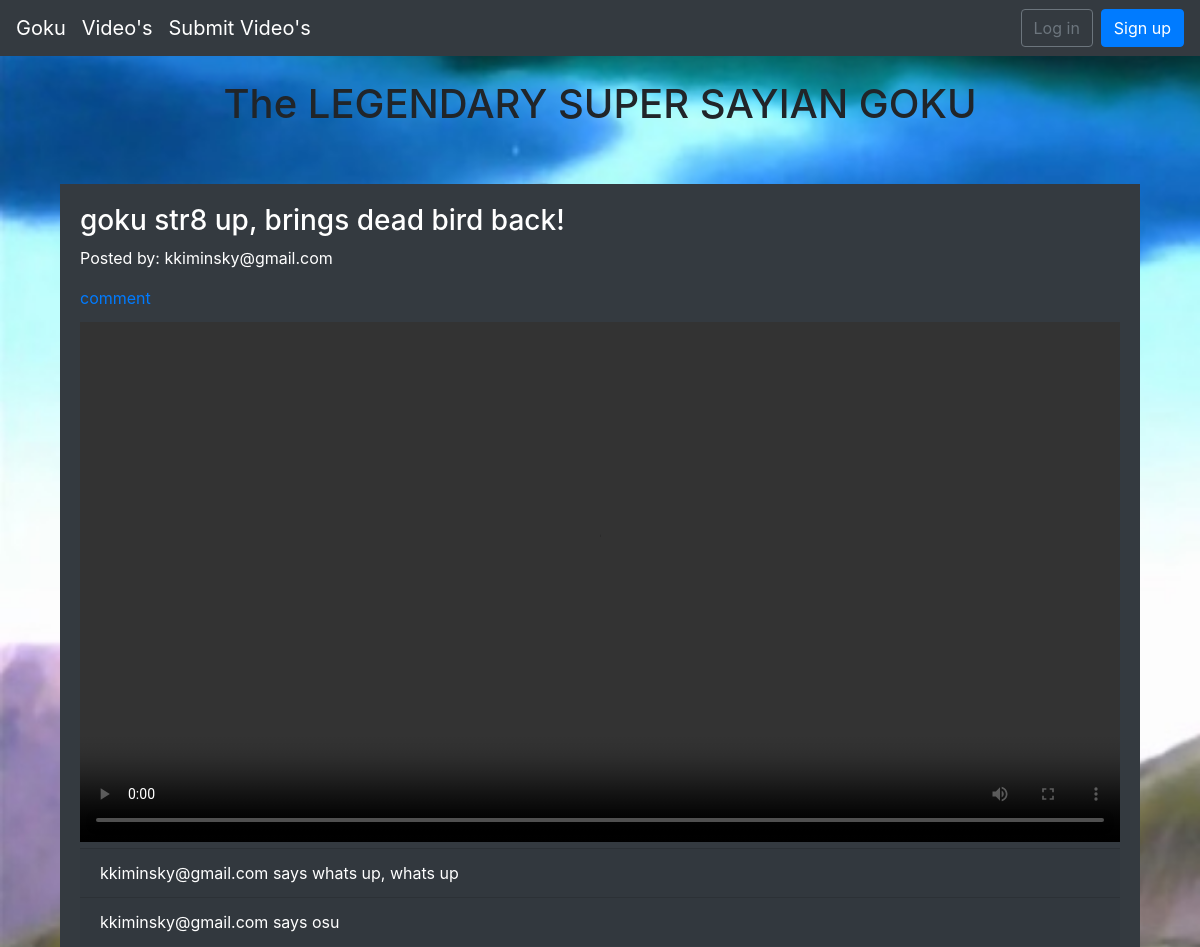
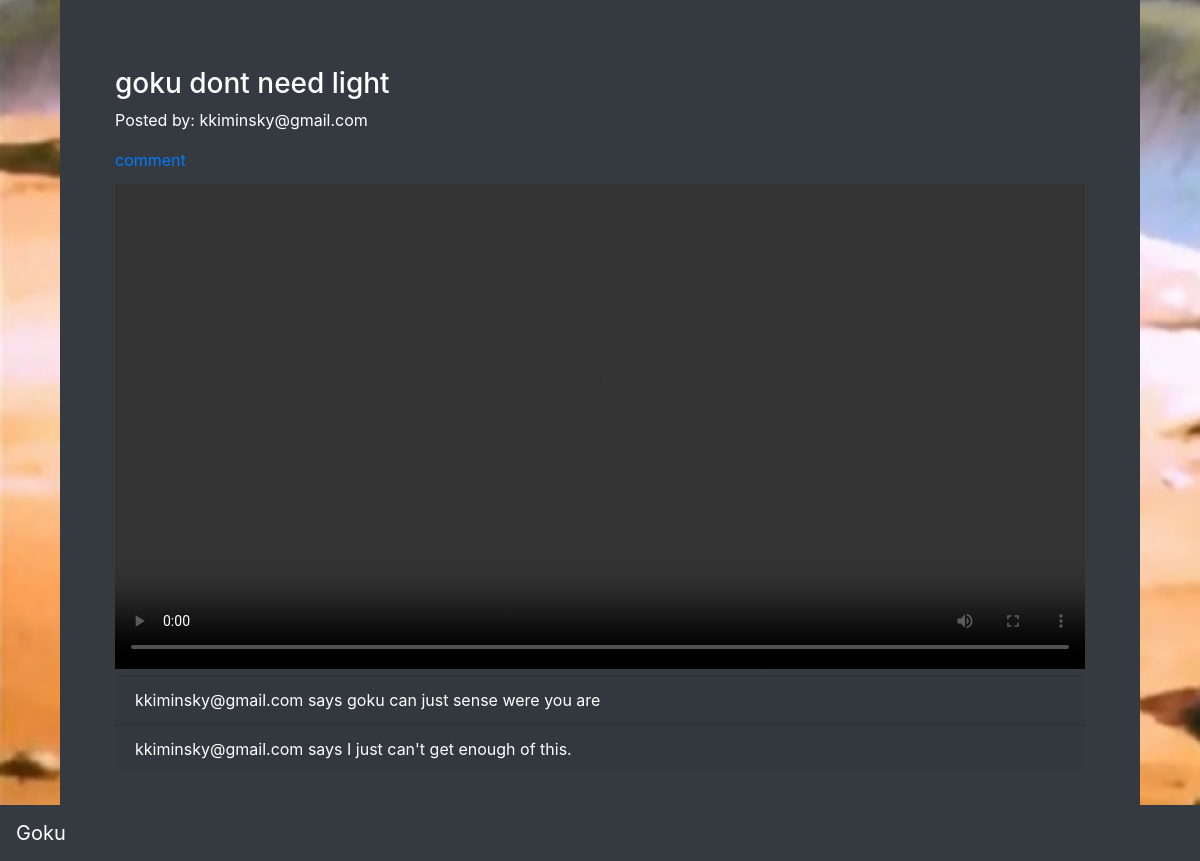
Screenshot of /videos/ with the database file from the repository (2 pictures, top to bottom).
### videos/models.py (models this page shows, shortened)
class Videos(models.Model):
    name = models.CharField(max_length=255)
    videofile = models.FileField(upload_to='videos', null=True,verbose_name="")
    date = models.DateTimeField(auto_now_add=True)
    verbose_name = 'videos'
    author = models.ForeignKey(
        get_user_model(),
        on_delete = models.CASCADE,
    )

class Comment(models.Model):
    video = models.ForeignKey(
        Videos,
        on_delete = models.CASCADE,
        related_name = 'Comments',
    )
    comment = models.TextField()
    author = models.ForeignKey(
        get_user_model(),
        on_delete = models.CASCADE,
    )
    def __str__(self):
        return self.comment

### users/models.py (models this page shows)
class CustomUser(AbstractUser):
    pass
    def __str__(self):
        return self.email

### videos/views.py (the view)
# urls.py: path('',views.Videos.as_view(), name='videos'),
class Videos(ListView):
    template_name = 'videos/videos.html'
    model = VideoModel

### templates/videos/videos.html
{%extends "_base.html"%} {%block content%} {% load staticfiles %}
<body class="video-background">
<h1 style="text-align: center">
    The LEGENDARY SUPER SAYIAN GOKU
</h1>
{% for video in object_list %}
 <br />
 <br /> <div class="container">
 <div class="card-body text-white bg-dark">
     <div class="card-title"><h3>{{ video.name }}</h3><p>Posted by: {{ video.author }}</p><a href="{% url 'comment' pk=video.pk %}">comment</a></div>
      <video width=100% controls>
        <source src="{{ video.videofile.url }}" type="video/webm">
      </video>
      {% for comment in video.Comments.all %}
      <div class="card-footer">{{ comment.author }} says {{ comment }}</div>
     {% endfor %}
{% endfor %}
    </div>
</div>
 <br/>
 <br/>
</body>
{% endblock content %}

### templates/_base.html (shortened to what this page needs)
{% load static %}
<!DOCTYPE html>
<html lang="en">
<head>
<link rel="stylesheet" href="{%static 'css/pages.css'%}">
{% block css %}
<link rel="stylesheet" href="https://stackpath.bootstrapcdn.com/bootstrap/4.1.3/css/bootstrap.min.css">
<link rel="stylesheet" href="{% static 'css/base.css' %}">
{% endblock %}
</head>
<body>
  <nav class="navbar navbar-expand-md navbar-dark bg-dark mb-4">
      <a class="navbar-brand" href="{% url 'home' %}">Goku</a>
      <a class="navbar-brand" href="{% url 'videos' %}">Video's</a>
      <a class="navbar-brand" href="{% url 'submit' %}">Submit Video's</a>
      <div class="collapse navbar-collapse" id="navbarCollapse">
        {% if user.is_authenticated %}
          <ul class="navbar-nav ml-auto">
            <li class="nav-item">
              <a class="nav-link dropdown-toggle" href="#" id="userMenu" data-toggle="dropdown" aria-haspopup="true" aria-expanded="false">
                {{ user.email }}
              </a>
              <div class="dropdown-menu dropdown-menu-right" aria-labelledby="userMenu">
                <a class="dropdown-item" href="{% url 'account_change_password' %}">Change password</a>
                <div class="dropdown-divider"></div>
                <a class="dropdown-item" href="{% url 'account_logout' %}">Log out</a>
              </div>
            </li>
          </ul>
        {% else %}
          <form class="form-inline ml-auto">
            <a href="{% url 'account_login' %}" class="btn btn-outline-secondary">Log in</a>
            <a href="{% url 'account_signup' %}" class="btn btn-primary ml-2">Sign up</a>
          </form>
        {% endif %}
      </div>
    </nav>
  <div class="container">
    {% block content %}{% endblock content %}
  </div>
   <nav class="navbar fixed-bottom navbar-dark bg-dark">
    <a class="navbar-brand" href="#"> Goku</a>
  </nav>
</body>
</html>

### static/css/pages.css (style rules this page uses)
nav a { color: blue; }
body { background-image: url("../images/goku-background.jpg"); background-size: cover; font-family: Montserrat, monospace; background-attachment: fixed; font-weight: bolder; color: black; }
.video-background { background-image: url("../images/gt.jpg"); background-size: cover; }

### rows the page displays
Videos: name "goku str8 up, brings dead bird back!", author "kkiminsky@gmail.com"
Comment: author "kkiminsky@gmail.com", comment "whats up, whats up"
Comment: author "kkiminsky@gmail.com", comment "osu"
Videos: name "goku dont need light", author "kkiminsky@gmail.com"
Comment: author "kkiminsky@gmail.com", comment "goku can just sense were you are"
Comment: author "kkiminsky@gmail.com", comment "I just can't get enough of this."
